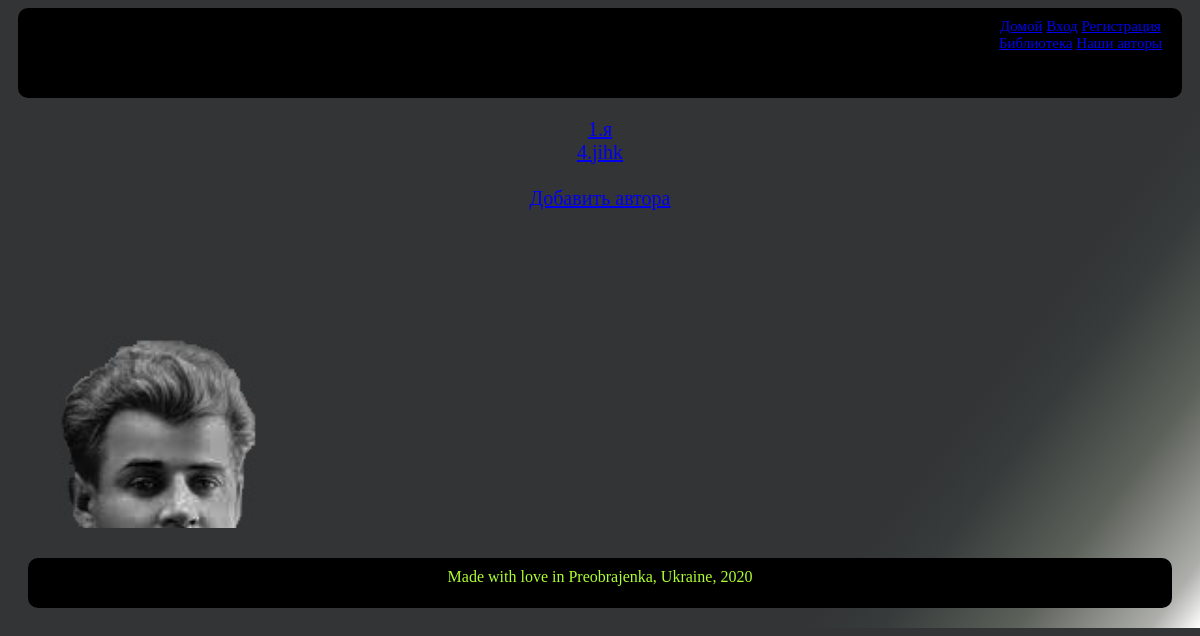
/author_list, run on an earlier commit of the app's database.
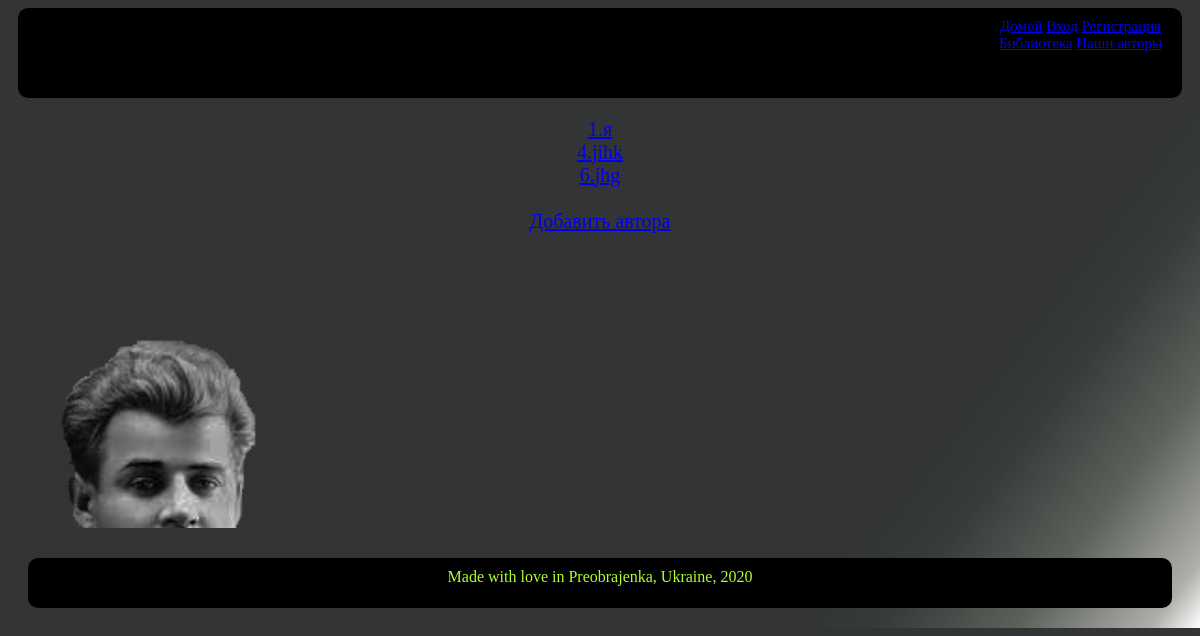
And on a later commit of the database.
### StartPage/models.py (models this page shows, shortened)
class Author(models.Model):
    name = models.CharField(max_length=25)
    about = models.TextField(max_length=2500)
    img = models.ImageField(
        upload_to='images/',
        null=True,
        blank=True,
    )

### StartPage/views.py (the view)
# urls.py: path('author_list', author_list, name='author_list'),
def author_list(request):
    return render(request, 'author_list.html', context={'authors': Author.objects.all()})

### templates/author_list.html (shortened to what this page needs)
{% extends "general.html" %}
{% load static %}
{% block content %}
    {% for author in authors %}
        <a href="{% url 'author_detail' author.id %}">{{author.id}}.{{author.name}}</a><br>
    {% endfor %}
    <br>
    <a href="{% url 'author_add' %}">Добавить автора</a>
{% endblock content %}

### templates/general.html (shortened to what this page needs)
<!DOCTYPE html>
{% load static %}
<html lang="en">
<head>
    <link rel="stylesheet" href="{% static 'css/general.css' %}">
</head>
<body>
<nav>
    {% if user.is_authenticated %}
    <div style="font-size: 15px; margin-left: 84%; color: greenyellow; ">
        <a href="{% url 'start_page' %}">Домой</a>
        <a href="{% url 'logout' %}";>Выход</a> <br>
        <a href="{% url 'verse_list' %}">Библиотека</a>
        <a href="{% url 'author_list' %}">Наши авторы</a>
    </div>
    {% else %}
    <div style="font-size: 15px; margin-left: 84%; color: greenyellow; ">
        <a href="{% url 'start_page' %}">Домой</a>
        <a href="{% url 'login-page' %}">Вход</a>
        <a href="{% url 'register' %}">Регистрация</a> <br>
        <a href="{% url 'verse_list' %}">Библиотека</a>
        <a href="{% url 'author_list' %}">Наши авторы</a>
    </div>
    {% endif %}
</nav>
<div class="container" id="image">
{% block content %}
{% endblock content %}
</div>
<footer>
    Made with love in Preobrajenka, Ukraine, 2020
</footer>
</body>
</html>

### static/css/general.css (style rules this page uses)
nav { background: black; color: greenyellow; font-size: 30px; height: 70px; padding: 10px; margin: 0 10px 10px 10px; text-align: center; justify-content: center; border-radius: 10px; }
body { background: linear-gradient(127deg, rgba(50,52,54,1) 76%, rgba(55,59,59,1) 81%, rgba(92,97,90,1) 89%, rgba(174,175,171,1) 97%, rgba(255,255,255,1) 100%); color: greenyellow; }
.container { color: black; min-height: 400px; ont-family: Arial sans-serif; font-size: 20px; text-align: center; border-radius: 10px; padding: 10px 15px; }
footer { background: black; color: greenyellow; height: 30px; padding: 10px; margin: 30px 20px 20px 20px; text-align: center; justify-content: center; border-radius: 10px; }

What changed in the data, as far as the page shows it:
added Author: id "6", name "jhg"
